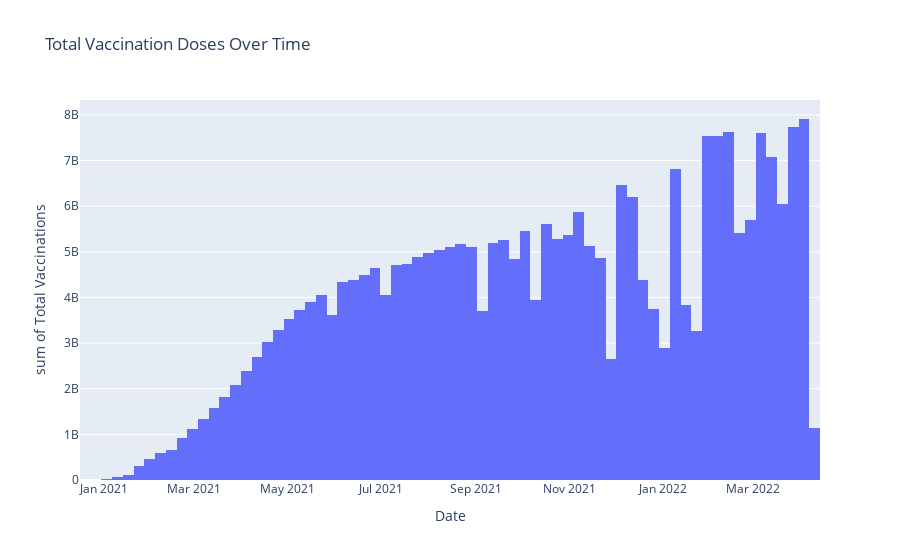

Source (notebook cell):
### Code cell
fig = px.histogram(data_frame=df1, x=df1["date"],y=df1["total_vaccinations"], labels={"date":"Date","total_vaccinations":"Total Vaccinations"}, title="Total Vaccination Doses Over Time")
fig.show()

### Figure 1 — Plotly figure (JSON) as saved in the notebook; plotly's stock layout.template omitted (floating-point values rounded to 4 significant figures; data arrays with more than 128 entries replaced by an {"elided": "..."} marker saying what was removed)
{"data": [{"alignmentgroup": "True", "bingroup": "x", "histfunc": "sum", "hovertemplate": "Date=%{x}<br>sum of Total Vaccinations=%{y}<extra></extra>", "legendgroup": "", "marker": {"color": "#636efa", "pattern": {"shape": ""}}, "name": "", "offsetgroup": "", "orientation": "v", "showlegend": false, "type": "histogram", "x": {"elided": "29156 str values"}, "xaxis": "x", "y": {"elided": "29156 int values"}, "yaxis": "y"}], "layout": {"barmode": "relative", "legend": {"tracegroupgap": 0}, "title": {"text": "Total Vaccination Doses Over Time"}, "xaxis": {"anchor": "y", "domain": [0, 1], "title": {"text": "Date"}}, "yaxis": {"anchor": "x", "domain": [0, 1], "title": {"text": "sum of Total Vaccinations"}}}}
